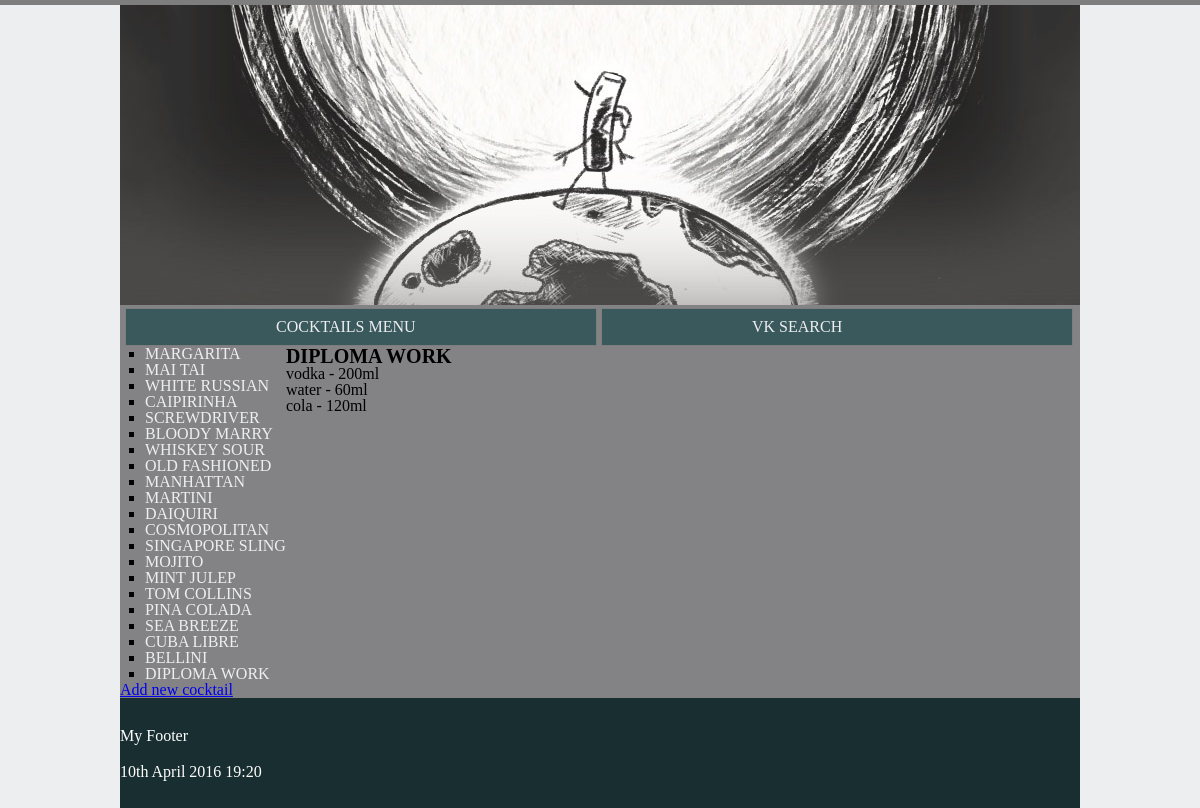
The app's page /cocktail/92/ with its own data.
### cocktail/models.py (models this page shows, shortened)
class Cocktail(models.Model):
    cocktail_name = models.CharField(max_length=100)

class Compose(models.Model):
    cocktails = models.ForeignKey(Cocktail)
    ingredients = models.ForeignKey(Ingredient)
    measures = models.ForeignKey(Measure)
    ingredient_value = models.PositiveIntegerField()

class Ingredient(models.Model):
    ingredient_name = models.CharField(max_length=50)
    def __unicode__(self):
        return self.ingredient_name

class Measure(models.Model):
    measure_name = models.CharField(max_length=10)
    def __unicode__(self):
        return self.measure_name

### cocktail/views.py (the view)
# urls.py: url(r'^(?P<cocktail_id>[0-9]+)/', views.detail, name='detail'),
def detail(request, cocktail_id):
    cocktail = get_object_or_404(Cocktail, pk=cocktail_id)
    cocktail_list = Cocktail.objects.all()
    return render(request, 'cocktail/detail.html', {'cocktail': cocktail,
                                                    'cocktail_list': cocktail_list})

### cocktail/templates/cocktail/detail.html
{% extends 'cocktail/index.html' %}
{% block aside %}
    {{ block.super }}
{% endblock %}
{% block content %}
<h1>{{ cocktail.cocktail_name }}</h1>
<ul>
    {% for compose in cocktail.compose_set.all %}
        <li>{{ compose.ingredients }} - {{ compose.ingredient_value }}{{ compose.measures }}</li>
    {% endfor %}
</ul>
{% endblock %}

### cocktail/templates/cocktail/index.html
{% extends 'base.html' %}
{% block aside %}
{% if cocktail_list %}
    <nav>
        <ul class="aside">
            {% for cocktail in cocktail_list %}
                <li>
                    <a href="{% url 'cocktail:detail' cocktail.id %}">{{ cocktail.cocktail_name }}</a>
                </li>
            {% endfor %}
        </ul>
    </nav>
{% else %}
    <p>
        No cocktails available.
    </p>
{% endif %}
    <h4>
        <a href="{% url 'cocktail:add' %}">Add new cocktail</a>
    </h4>
{% endblock %}

### static/css/styles.css (style rules this page uses)
body { background-color: #edeef0; border-top: 5px solid #7e7e7e; margin: 0; font-size: 16px; }
h1 { text-transform: uppercase; font-weight: bold; font-size: 20px; }
nav a { text-decoration: none; color: #edeef0; text-transform: uppercase; }
nav ul { margin-left: 5px; padding: 0; }
#aside li { font-weight: 300; list-style-type: square; margin-left: 20px; }

### records on screen
Cocktail: cocktail_name "MARGARITA"
Cocktail: cocktail_name "MAI TAI"
Cocktail: cocktail_name "WHITE RUSSIAN"
Cocktail: cocktail_name "CAIPIRINHA"
Cocktail: cocktail_name "SCREWDRIVER"
Cocktail: cocktail_name "BLOODY MARRY"
Cocktail: cocktail_name "WHISKEY SOUR"
Cocktail: cocktail_name "OLD FASHIONED"
Cocktail: cocktail_name "MANHATTAN"
Cocktail: cocktail_name "MARTINI"
Cocktail: cocktail_name "DAIQUIRI"
Cocktail: cocktail_name "COSMOPOLITAN"
Cocktail: cocktail_name "SINGAPORE SLING"
Cocktail: cocktail_name "MOJITO"
Cocktail: cocktail_name "MINT JULEP"
Cocktail: cocktail_name "TOM COLLINS"
Cocktail: cocktail_name "PINA COLADA"
Cocktail: cocktail_name "SEA BREEZE"
Cocktail: cocktail_name "CUBA LIBRE"
Cocktail: cocktail_name "BELLINI"
Cocktail: cocktail_name "DIPLOMA WORK"
Compose: ingredients "vodka", ingredient_value "200", measures "ml"
Compose: ingredients "water", ingredient_value "60", measures "ml"
Compose: ingredients "cola", ingredient_value "120", measures "ml"
